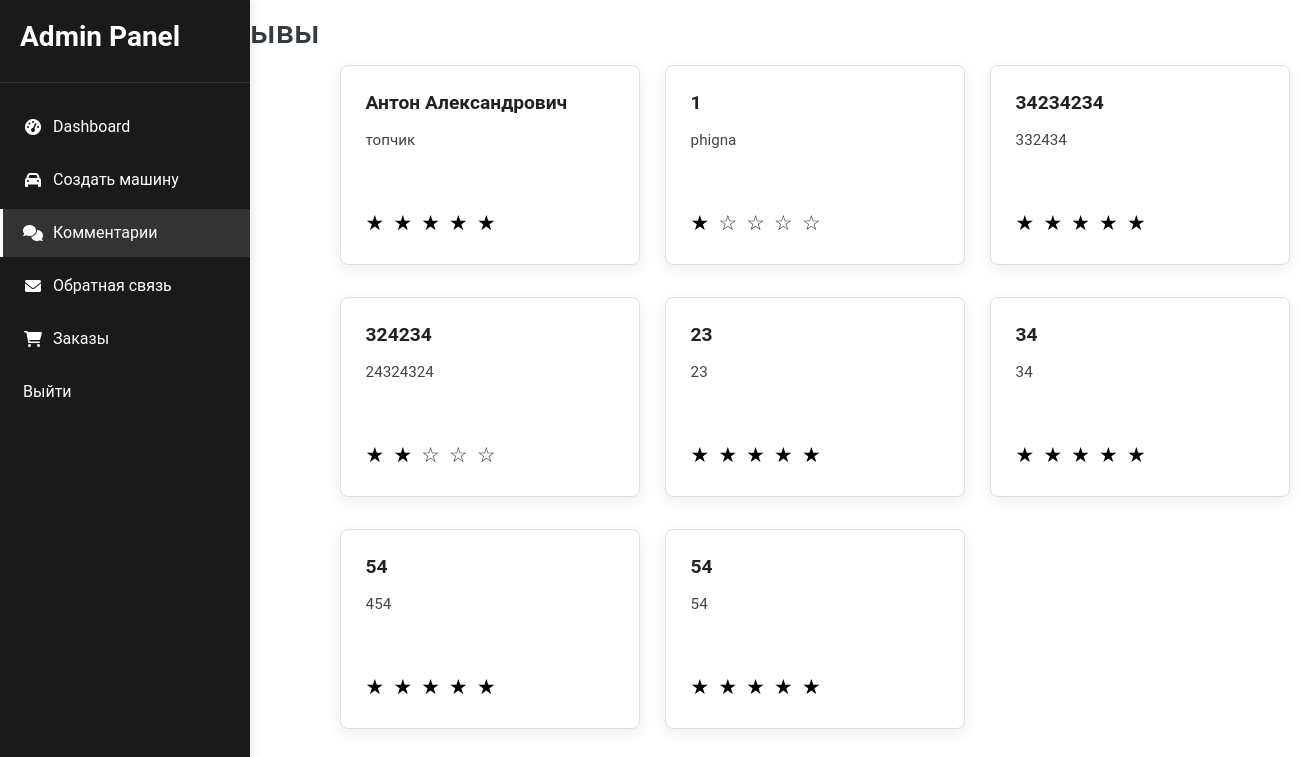
The page /admin/comments on the database its author committed.
### tables this page shows
CREATE TABLE reviews (
            id INTEGER PRIMARY KEY AUTOINCREMENT,
            name TEXT NOT NULL,
            comment TEXT NOT NULL,
            rating INTEGER NOT NULL CHECK (rating BETWEEN 1 AND 5),
            status TEXT DEFAULT 'pending' CHECK (status IN ('pending', 'approved', 'rejected')),
            created_at TIMESTAMP DEFAULT CURRENT_TIMESTAMP
        );

### app.py (the view)
@app.route('/admin/comments')
def admin_comments():
    conn = sqlite3.connect('Base/database.db')
    cursor = conn.cursor()
    cursor.execute("SELECT name, comment, rating FROM reviews")
    reviews = cursor.fetchall()
    conn.close()
    return render_template('admin_comments.html', reviews=reviews)

### templates/admin_comments.html (shortened to what this page needs)
{% extends "admin_pattern.html" %}
{% block content %}
<h2 class="text-dark mb-4" style="margin-left: 15%; margin-top: 1%;">Отзывы</h2>
<div class="reviews-container">
    {% for review in reviews %}
    <div class="review-card scroll-animate animate-from-bottom">
        <div>
            <h4>{{ review[0] }}</h4>
            <p>{{ review[1] }}</p>
        </div>
        <div class="stars">
            {% for i in range(5) %}
                {% if i < review[2] %}
                    <span class="filled">★</span>
                {% else %}
                    <span>☆</span>
                {% endif %}
            {% endfor %}
        </div>
    </div>
    {% endfor %}
</div>
{% endblock %}

### templates/admin_pattern.html (style rules this page uses)
body { margin: 0; padding: 0; font-family: 'Roboto', sans-serif; background-color: #ffffff; color: #1a1a1a; }

### templates/admin_comments.html (style rules this page uses)
.reviews-container { display: grid; grid-template-columns: repeat(auto-fill, minmax(300px, 1fr)); gap: 25px; max-width: 1200px; margin: 5% auto; padding: 0 20px; }
.review-card { background: #fff; border-radius: 8px; padding: 25px; box-shadow: 0 4px 15px rgba(0, 0, 0, 0.08); transition: transform 0.3s ease, box-shadow 0.3s ease; border: 1px solid #e0e0e0; height: 200px; display: flex; flex-direction: column; justify-content: space-between; overflow: hidden; }
.review-card h4 { margin: 0 0 15px 0; color: #222; font-size: 1.2em; font-weight: 600; }
.review-card p { color: #444; line-height: 1.5; margin: 0 0 15px 0; font-size: 0.95em; overflow: hidden; text-overflow: ellipsis; display: -webkit-box; -webkit-line-clamp: 3; -webkit-box-orient: vertical; }
.stars { color: #333; font-size: 1.3em; letter-spacing: 2px; margin-top: auto; }
.stars .filled { color: #000; }
.scroll-animate { opacity: 0; transition: opacity 0.6s ease, transform 0.6s ease; }
.animate-from-bottom { transform: translateY(30px); }

### rows shown on the page
reviews: name "Антон Александрович", comment "топчик", rating 5 (drawn)
reviews: name "1", comment "phigna", rating 1 (drawn)
reviews: name "34234234", comment "332434", rating 5 (drawn)
reviews: name "324234", comment "24324324", rating 2 (drawn)
reviews: name "23", comment "23", rating 5 (drawn)
reviews: name "34", comment "34", rating 5 (drawn)
reviews: name "54", comment "454", rating 5 (drawn)
reviews: name "54", comment "54", rating 5 (drawn)
